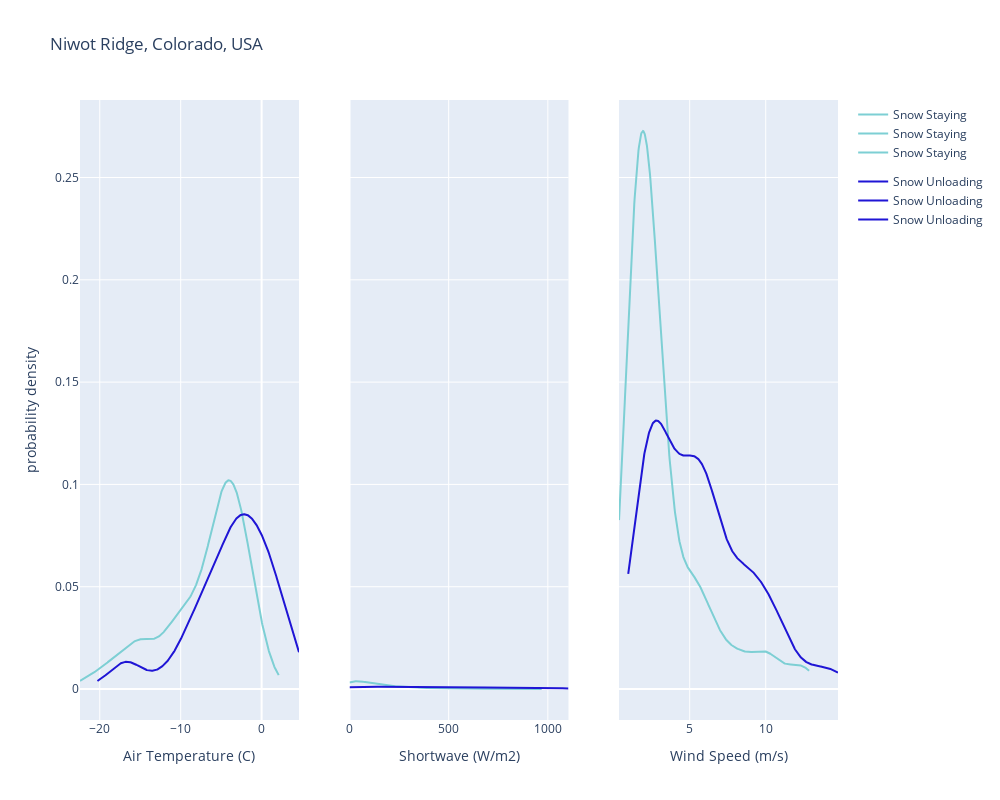

Notebook code for this chart:
### Code cell
# define data 


# set plot constants 
group_labels = ['Snow Staying', 'Snow Unloading']
colors = [colorsnow, colorsnowunload] # my colors 

fig = make_subplots(rows=1, cols=3, shared_yaxes=True)

# create distplot 1
# niwot temperature 
x1 = niwot_df_snowstay.temp
x2 = niwot_df_snowunload.temp
hist_data = [x1, x2]

fig1 = ff.create_distplot(hist_data, group_labels, bin_size=bintemp, colors=colors, 
                             show_hist=False, show_rug=False, curve_type='kde')

fig1.add_vline(x=np.mean(x1), line_color=colorsnow, line_dash='dash')
fig1.add_vline(x=np.mean(x2), line_color=colorsnowunload, line_dash='dash')
fig1.add_vrect(x0=np.mean(x1), x1=np.mean(x2), fillcolor="LightSalmon", opacity=0.1, layer="below", line_width=0)

for trace in fig1.select_traces():
    fig.add_trace(trace, row=1, col=1)

# niwot shortwave 
x1 = niwot_df_snowstay.shortwave
x2 = niwot_df_snowunload.shortwave
hist_data = [x1, x2]

fig2 = ff.create_distplot(hist_data, group_labels, bin_size=binSW, colors=colors, 
                             show_hist=False, show_rug=False, curve_type='kde')

fig2.add_vline(x=np.mean(x1), line_color=colorsnow, line_dash='dash')
fig2.add_vline(x=np.mean(x2), line_color=colorsnowunload, line_dash='dash')
fig2.add_vrect(x0=np.mean(x1), x1=np.mean(x2), fillcolor="LightSalmon", opacity=0.1, layer="below", line_width=0)

for trace in fig2.select_traces():
    fig.add_trace(trace, row=1, col=2)


# niwot windspeed 
x1 = niwot_df_snowstay.windspeed
x2 = niwot_df_snowunload.windspeed
hist_data = [x1, x2]

fig2 = ff.create_distplot(hist_data, group_labels, bin_size=bintemp, colors=colors, 
                             show_hist=False, show_rug=False, curve_type='kde')

fig2.add_vline(x=np.mean(x1), line_color=colorsnow, line_dash='dash')
fig2.add_vline(x=np.mean(x2), line_color=colorsnowunload, line_dash='dash')
fig2.add_vrect(x0=np.mean(x1), x1=np.mean(x2), fillcolor="LightSalmon", opacity=0.1, layer="below", line_width=0)

for trace in fig2.select_traces():
    fig.add_trace(trace, row=1, col=3)


fig.update_layout(title=nameniwot, width=1000, height=800, yaxis_title="probability density")

fig.update_xaxes(title_text=nametemp, row=1, col=1)
fig.update_xaxes(title_text=nameSW, row=1, col=2)
fig.update_xaxes(title_text=namewind, row=1, col=3)

fig.show()

### Figure 1 — Plotly figure (JSON) as saved in the notebook; plotly's stock layout.template omitted (floating-point values rounded to 4 significant figures; data arrays with more than 128 entries replaced by an {"elided": "..."} marker saying what was removed)
{"data": [{"legendgroup": "Snow Staying", "marker": {"color": "#7dcfd4"}, "mode": "lines", "name": "Snow Staying", "showlegend": true, "type": "scatter", "x": {"elided": "500 float values"}, "xaxis": "x", "y": {"elided": "500 float values"}, "yaxis": "y"}, {"legendgroup": "Snow Unloading", "marker": {"color": "#1F15D5"}, "mode": "lines", "name": "Snow Unloading", "showlegend": true, "type": "scatter", "x": {"elided": "500 float values"}, "xaxis": "x", "y": {"elided": "500 float values"}, "yaxis": "y"}, {"legendgroup": "Snow Staying", "marker": {"color": "#7dcfd4"}, "mode": "lines", "name": "Snow Staying", "showlegend": true, "type": "scatter", "x": {"elided": "500 float values"}, "xaxis": "x2", "y": {"elided": "500 float values"}, "yaxis": "y2"}, {"legendgroup": "Snow Unloading", "marker": {"color": "#1F15D5"}, "mode": "lines", "name": "Snow Unloading", "showlegend": true, "type": "scatter", "x": {"elided": "500 float values"}, "xaxis": "x2", "y": {"elided": "500 float values"}, "yaxis": "y2"}, {"legendgroup": "Snow Staying", "marker": {"color": "#7dcfd4"}, "mode": "lines", "name": "Snow Staying", "showlegend": true, "type": "scatter", "x": {"elided": "500 float values"}, "xaxis": "x3", "y": {"elided": "500 float values"}, "yaxis": "y3"}, {"legendgroup": "Snow Unloading", "marker": {"color": "#1F15D5"}, "mode": "lines", "name": "Snow Unloading", "showlegend": true, "type": "scatter", "x": {"elided": "500 float values"}, "xaxis": "x3", "y": {"elided": "500 float values"}, "yaxis": "y3"}], "layout": {"height": 800, "title": {"text": "Niwot Ridge, Colorado, USA"}, "width": 1000, "xaxis": {"anchor": "y", "domain": [0, 0.2889], "title": {"text": "Air Temperature (C)"}}, "xaxis2": {"anchor": "y2", "domain": [0.3556, 0.6444], "title": {"text": "Shortwave (W/m2)"}}, "xaxis3": {"anchor": "y3", "domain": [0.7111, 1], "title": {"text": "Wind Speed (m/s)"}}, "yaxis": {"anchor": "x", "domain": [0, 1], "title": {"text": "probability density"}}, "yaxis2": {"anchor": "x2", "domain": [0, 1], "matches": "y", "showticklabels": false}, "yaxis3": {"anchor": "x3", "domain": [0, 1], "matches": "y", "showticklabels": false}}}
